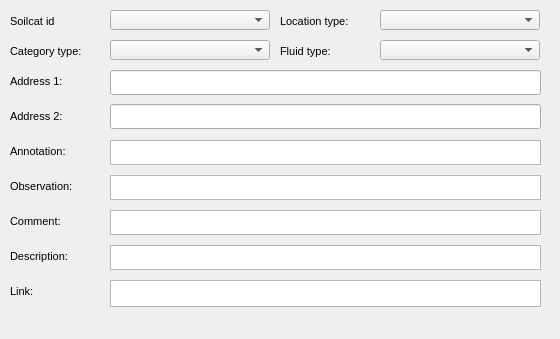
     <widget class="QWidget" name="Additionalinformation_2">
      <property name="geometry">
       <rect>
        <x>0</x>
        <y>0</y>
        <width>560</width>
        <height>339</height>
       </rect>
      </property>
      <attribute name="label">
       <string>Additional information</string>
      </attribute>
      <widget class="QTextEdit" name="junction_descript">
       <property name="geometry">
        <rect>
         <x>110</x>
         <y>245</y>
         <width>431</width>
         <height>25</height>
        </rect>
       </property>
      </widget>
      <widget class="QTextEdit" name="junction_link">
       <property name="geometry">
        <rect>
         <x>110</x>
         <y>280</y>
         <width>431</width>
         <height>27</height>
        </rect>
       </property>
      </widget>
      <widget class="QLabel" name="label_junction_descript">
       <property name="geometry">
        <rect>
         <x>10</x>
         <y>245</y>
         <width>91</width>
         <height>22</height>
        </rect>
       </property>
       <property name="font">
        <font>
         <pointsize>8</pointsize>
        </font>
       </property>
       <property name="frameShape">
        <enum>QFrame::NoFrame</enum>
       </property>
       <property name="frameShadow">
        <enum>QFrame::Plain</enum>
       </property>
       <property name="text">
        <string>Description:</string>
       </property>
       <property name="textFormat">
        <enum>Qt::AutoText</enum>
       </property>
       <property name="scaledContents">
        <bool>false</bool>
       </property>
       <property name="alignment">
        <set>Qt::AlignLeading|Qt::AlignLeft|Qt::AlignVCenter</set>
       </property>
       <property name="margin">
        <number>3</number>
       </property>
      </widget>
      <widget class="QLabel" name="label_junction_link">
       <property name="geometry">
        <rect>
         <x>10</x>
         <y>280</y>
         <width>90</width>
         <height>22</height>
        </rect>
       </property>
       <property name="font">
        <font>
         <pointsize>8</pointsize>
        </font>
       </property>
       <property name="frameShape">
        <enum>QFrame::NoFrame</enum>
       </property>
       <property name="frameShadow">
        <enum>QFrame::Plain</enum>
       </property>
       <property name="text">
        <string>Link:</string>
       </property>
       <property name="textFormat">
        <enum>Qt::AutoText</enum>
       </property>
       <property name="scaledContents">
        <bool>false</bool>
       </property>
       <property name="alignment">
        <set>Qt::AlignLeading|Qt::AlignLeft|Qt::AlignVCenter</set>
       </property>
       <property name="margin">
        <number>3</number>
       </property>
      </widget>
      <widget class="QTextEdit" name="junction_observ">
       <property name="geometry">
        <rect>
         <x>110</x>
         <y>175</y>
         <width>431</width>
         <height>25</height>
        </rect>
       </property>
      </widget>
      <widget class="QTextEdit" name="junction_comment">
       <property name="geometry">
        <rect>
         <x>110</x>
         <y>210</y>
         <width>431</width>
         <height>25</height>
        </rect>
       </property>
       <property name="frameShadow">
        <enum>QFrame::Sunken</enum>
       </property>
       <property name="lineWidth">
        <number>1</number>
       </property>
      </widget>
      <widget class="QTextEdit" name="junction_annotation">
       <property name="geometry">
        <rect>
         <x>110</x>
         <y>140</y>
         <width>431</width>
         <height>25</height>
        </rect>
       </property>
       <property name="frameShape">
        <enum>QFrame::StyledPanel</enum>
       </property>
       <property name="frameShadow">
        <enum>QFrame::Raised</enum>
       </property>
      </widget>
      <widget class="QComboBox" name="junction_category_type">
       <property name="geometry">
        <rect>
         <x>110</x>
         <y>40</y>
         <width>160</width>
         <height>20</height>
        </rect>
       </property>
      </widget>
      <widget class="QComboBox" name="junction_location_type">
       <property name="geometry">
        <rect>
         <x>380</x>
         <y>10</y>
         <width>160</width>
         <height>20</height>
        </rect>
       </property>
      </widget>
      <widget class="QComboBox" name="junction_soilcat_id">
       <property name="geometry">
        <rect>
         <x>110</x>
         <y>10</y>
         <width>160</width>
         <height>20</height>
        </rect>
       </property>
      </widget>
      <widget class="QComboBox" name="junction_fluid_type">
       <property name="geometry">
        <rect>
         <x>380</x>
         <y>40</y>
         <width>160</width>
         <height>20</height>
        </rect>
       </property>
      </widget>
      <widget class="QLineEdit" name="junction_adress_01">
       <property name="geometry">
        <rect>
         <x>110</x>
         <y>70</y>
         <width>431</width>
         <height>25</height>
        </rect>
       </property>
       <property name="echoMode">
        <enum>QLineEdit::Normal</enum>
       </property>
      </widget>
      <widget class="QLineEdit" name="junction_adress_02">
       <property name="geometry">
        <rect>
         <x>110</x>
         <y>104</y>
         <width>431</width>
         <height>25</height>
        </rect>
       </property>
      </widget>
      <widget class="QLabel" name="label_junction_soilcat_id">
       <property name="geometry">
        <rect>
         <x>10</x>
         <y>10</y>
         <width>90</width>
         <height>22</height>
        </rect>
       </property>
       <property name="font">
        <font>
         <pointsize>8</pointsize>
        </font>
       </property>
       <property name="frameShape">
        <enum>QFrame::NoFrame</enum>
       </property>
       <property name="frameShadow">
        <enum>QFrame::Plain</enum>
       </property>
       <property name="text">
        <string>Soilcat id</string>
       </property>
       <property name="textFormat">
        <enum>Qt::AutoText</enum>
       </property>
       <property name="scaledContents">
        <bool>false</bool>
       </property>
       <property name="alignment">
        <set>Qt::AlignLeading|Qt::AlignLeft|Qt::AlignVCenter</set>
       </property>
       <property name="margin">
        <number>3</number>
       </property>
      </widget>
      <widget class="QLabel" name="label_junction_category_type">
       <property name="geometry">
        <rect>
         <x>10</x>
         <y>40</y>
         <width>90</width>
         <height>22</height>
        </rect>
       </property>
       <property name="font">
        <font>
         <pointsize>8</pointsize>
        </font>
       </property>
       <property name="frameShape">
        <enum>QFrame::NoFrame</enum>
       </property>
       <property name="frameShadow">
        <enum>QFrame::Plain</enum>
       </property>
       <property name="text">
        <string>Category type:</string>
       </property>
       <property name="textFormat">
        <enum>Qt::AutoText</enum>
       </property>
       <property name="scaledContents">
        <bool>false</bool>
       </property>
       <property name="alignment">
        <set>Qt::AlignLeading|Qt::AlignLeft|Qt::AlignVCenter</set>
       </property>
       <property name="margin">
        <number>3</number>
       </property>
      </widget>
      <widget class="QLabel" name="label_junction_location_type">
       <property name="geometry">
        <rect>
         <x>280</x>
         <y>10</y>
         <width>90</width>
         <height>22</height>
        </rect>
       </property>
       <property name="font">
        <font>
         <pointsize>8</pointsize>
        </font>
       </property>
       <property name="frameShape">
        <enum>QFrame::NoFrame</enum>
       </property>
       <property name="frameShadow">
        <enum>QFrame::Plain</enum>
       </property>
       <property name="text">
        <string>Location type:</string>
       </property>
       <property name="textFormat">
        <enum>Qt::AutoText</enum>
       </property>
       <property name="scaledContents">
        <bool>false</bool>
       </property>
       <property name="alignment">
        <set>Qt::AlignLeading|Qt::AlignLeft|Qt::AlignVCenter</set>
       </property>
       <property name="margin">
        <number>3</number>
       </property>
      </widget>
      <widget class="QLabel" name="label_junction_fluid_type">
       <property name="geometry">
        <rect>
         <x>280</x>
         <y>40</y>
         <width>90</width>
         <height>22</height>
        </rect>
       </property>
       <property name="font">
        <font>
         <pointsize>8</pointsize>
        </font>
       </property>
       <property name="frameShape">
        <enum>QFrame::NoFrame</enum>
       </property>
       <property name="frameShadow">
        <enum>QFrame::Plain</enum>
       </property>
       <property name="text">
        <string>Fluid type:</string>
       </property>
       <property name="textFormat">
        <enum>Qt::AutoText</enum>
       </property>
       <property name="scaledContents">
        <bool>false</bool>
       </property>
       <property name="alignment">
        <set>Qt::AlignLeading|Qt::AlignLeft|Qt::AlignVCenter</set>
       </property>
       <property name="margin">
        <number>3</number>
       </property>
      </widget>
      <widget class="QLabel" name="label_junction_adress_01">
       <property name="geometry">
        <rect>
         <x>10</x>
         <y>70</y>
         <width>90</width>
         <height>22</height>
        </rect>
       </property>
       <property name="font">
        <font>
         <pointsize>8</pointsize>
        </font>
       </property>
       <property name="frameShape">
        <enum>QFrame::NoFrame</enum>
       </property>
       <property name="frameShadow">
        <enum>QFrame::Plain</enum>
       </property>
       <property name="text">
        <string>Address 1:</string>
       </property>
       <property name="textFormat">
        <enum>Qt::AutoText</enum>
       </property>
       <property name="scaledContents">
        <bool>false</bool>
       </property>
       <property name="alignment">
        <set>Qt::AlignLeading|Qt::AlignLeft|Qt::AlignVCenter</set>
       </property>
       <property name="margin">
        <number>3</number>
       </property>
      </widget>
      <widget class="QLabel" name="label_junction_adress_02">
       <property name="geometry">
        <rect>
         <x>10</x>
         <y>105</y>
         <width>90</width>
         <height>22</height>
        </rect>
       </property>
       <property name="font">
        <font>
         <pointsize>8</pointsize>
        </font>
       </property>
       <property name="frameShape">
        <enum>QFrame::NoFrame</enum>
       </property>
       <property name="frameShadow">
        <enum>QFrame::Plain</enum>
       </property>
       <property name="text">
        <string>Address 2:</string>
       </property>
       <property name="textFormat">
        <enum>Qt::AutoText</enum>
       </property>
       <property name="scaledContents">
        <bool>false</bool>
       </property>
       <property name="alignment">
        <set>Qt::AlignLeading|Qt::AlignLeft|Qt::AlignVCenter</set>
       </property>
       <property name="margin">
        <number>3</number>
       </property>
      </widget>
      <widget class="QLabel" name="label_junction_annotation">
       <property name="geometry">
        <rect>
         <x>10</x>
         <y>140</y>
         <width>90</width>
         <height>22</height>
        </rect>
       </property>
       <property name="font">
        <font>
         <pointsize>8</pointsize>
        </font>
       </property>
       <property name="frameShape">
        <enum>QFrame::NoFrame</enum>
       </property>
       <property name="frameShadow">
        <enum>QFrame::Plain</enum>
       </property>
       <property name="text">
        <string>Annotation:</string>
       </property>
       <property name="textFormat">
        <enum>Qt::AutoText</enum>
       </property>
       <property name="scaledContents">
        <bool>false</bool>
       </property>
       <property name="alignment">
        <set>Qt::AlignLeading|Qt::AlignLeft|Qt::AlignVCenter</set>
       </property>
       <property name="margin">
        <number>3</number>
       </property>
      </widget>
      <widget class="QLabel" name="label_junction_observ">
       <property name="geometry">
        <rect>
         <x>10</x>
         <y>175</y>
         <width>90</width>
         <height>22</height>
        </rect>
       </property>
       <property name="font">
        <font>
         <pointsize>8</pointsize>
        </font>
       </property>
       <property name="frameShape">
        <enum>QFrame::NoFrame</enum>
       </property>
       <property name="frameShadow">
        <enum>QFrame::Plain</enum>
       </property>
       <property name="text">
        <string>Observation:</string>
       </property>
       <property name="textFormat">
        <enum>Qt::AutoText</enum>
       </property>
       <property name="scaledContents">
        <bool>false</bool>
       </property>
       <property name="alignment">
        <set>Qt::AlignLeading|Qt::AlignLeft|Qt::AlignVCenter</set>
       </property>
       <property name="margin">
        <number>3</number>
       </property>
      </widget>
      <widget class="QLabel" name="label_junction_comment">
       <property name="geometry">
        <rect>
         <x>10</x>
         <y>210</y>
         <width>90</width>
         <height>22</height>
        </rect>
       </property>
       <property name="font">
        <font>
         <pointsize>8</pointsize>
        </font>
       </property>
       <property name="frameShape">
        <enum>QFrame::NoFrame</enum>
       </property>
       <property name="frameShadow">
        <enum>QFrame::Plain</enum>
       </property>
       <property name="text">
        <string>Comment:</string>
       </property>
       <property name="textFormat">
        <enum>Qt::AutoText</enum>
       </property>
       <property name="scaledContents">
        <bool>false</bool>
       </property>
       <property name="alignment">
        <set>Qt::AlignLeading|Qt::AlignLeft|Qt::AlignVCenter</set>
       </property>
       <property name="margin">
        <number>3</number>
       </property>
      </widget>
     </widget>
